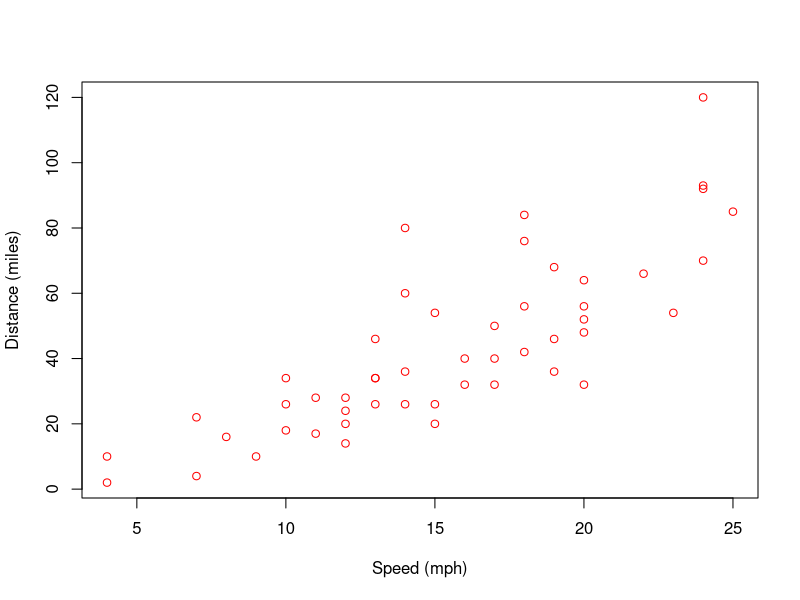

Write the R code that produced this figure.
## ---- chunk 1
knitr::opts_chunk$set(echo = TRUE)
## ---- chunk 2
plot(cars, col = "red", xlab = "Speed (mph)", ylab = "Distance (miles)")
## ---- chunk 3
library(knitr)
kable(summary(cars))
